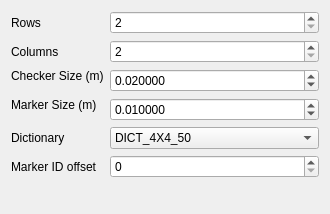
<?xml version="1.0" encoding="UTF-8"?>
<ui version="4.0">
 <class>CharucoGridTargetFinder</class>
 <widget class="QWidget" name="CharucoGridTargetFinder">
  <property name="geometry">
   <rect>
    <x>0</x>
    <y>0</y>
    <width>330</width>
    <height>214</height>
   </rect>
  </property>
  <property name="windowTitle">
   <string>Form</string>
  </property>
  <layout class="QFormLayout" name="formLayout">
   <item row="0" column="0">
    <widget class="QLabel" name="label">
     <property name="text">
      <string>Rows</string>
     </property>
    </widget>
   </item>
   <item row="0" column="1">
    <widget class="QSpinBox" name="rowSpinBox">
     <property name="minimum">
      <number>2</number>
     </property>
    </widget>
   </item>
   <item row="1" column="0">
    <widget class="QLabel" name="label_2">
     <property name="text">
      <string>Columns</string>
     </property>
    </widget>
   </item>
   <item row="1" column="1">
    <widget class="QSpinBox" name="colSpinBox">
     <property name="minimum">
      <number>2</number>
     </property>
    </widget>
   </item>
   <item row="2" column="0">
    <widget class="QLabel" name="label_3">
     <property name="sizePolicy">
      <sizepolicy hsizetype="Preferred" vsizetype="Fixed">
       <horstretch>0</horstretch>
       <verstretch>0</verstretch>
      </sizepolicy>
     </property>
     <property name="text">
      <string>Checker Size (m)</string>
     </property>
    </widget>
   </item>
   <item row="2" column="1">
    <widget class="QDoubleSpinBox" name="checkerSizeDoubleSpinBox">
     <property name="decimals">
      <number>6</number>
     </property>
     <property name="singleStep">
      <double>0.010000000000000</double>
     </property>
     <property name="value">
      <double>0.020000000000000</double>
     </property>
    </widget>
   </item>
   <item row="3" column="0">
    <widget class="QLabel" name="label_4">
     <property name="sizePolicy">
      <sizepolicy hsizetype="Preferred" vsizetype="Fixed">
       <horstretch>0</horstretch>
       <verstretch>0</verstretch>
      </sizepolicy>
     </property>
     <property name="text">
      <string>Marker Size (m)</string>
     </property>
    </widget>
   </item>
   <item row="3" column="1">
    <widget class="QDoubleSpinBox" name="markerSizeDoubleSpinBox">
     <property name="decimals">
      <number>6</number>
     </property>
     <property name="singleStep">
      <double>0.010000000000000</double>
     </property>
     <property name="value">
      <double>0.010000000000000</double>
     </property>
    </widget>
   </item>
   <item row="4" column="0">
    <widget class="QLabel" name="label_5">
     <property name="text">
      <string>Dictionary</string>
     </property>
    </widget>
   </item>
   <item row="4" column="1">
    <widget class="QComboBox" name="dictComboBox">
     <item>
      <property name="text">
       <string>DICT_4X4_50</string>
      </property>
     </item>
     <item>
      <property name="text">
       <string>DICT_4X4_100</string>
      </property>
     </item>
     <item>
      <property name="text">
       <string>DICT_4X4_250</string>
      </property>
     </item>
     <item>
      <property name="text">
       <string>DICT_4X4_1000</string>
      </property>
     </item>
     <item>
      <property name="text">
       <string>DICT_5X5_50</string>
      </property>
     </item>
     <item>
      <property name="text">
       <string>DICT_5X5_100</string>
      </property>
     </item>
     <item>
      <property name="text">
       <string>DICT_5X5_250</string>
      </property>
     </item>
     <item>
      <property name="text">
       <string>DICT_5x5_1000</string>
      </property>
     </item>
     <item>
      <property name="text">
       <string>DICT_6X6_50</string>
      </property>
     </item>
     <item>
      <property name="text">
       <string>DICT_6X6_100</string>
      </property>
     </item>
     <item>
      <property name="text">
       <string>DICT_6X6_250</string>
      </property>
     </item>
     <item>
      <property name="text">
       <string>DICT_6X6_1000</string>
      </property>
     </item>
     <item>
      <property name="text">
       <string>DICT_7X7_50</string>
      </property>
     </item>
     <item>
      <property name="text">
       <string>DICT_7X7_100</string>
      </property>
     </item>
     <item>
      <property name="text">
       <string>DICT_7X7_250</string>
      </property>
     </item>
     <item>
      <property name="text">
       <string>DICT_7X7_1000</string>
      </property>
     </item>
     <item>
      <property name="text">
       <string>DICT_ARUCO_ORIGINAL</string>
      </property>
     </item>
     <item>
      <property name="text">
       <string>DICT_APRILTAG_16h5</string>
      </property>
     </item>
     <item>
      <property name="text">
       <string>DICT_APRILTAG_25h9</string>
      </property>
     </item>
     <item>
      <property name="text">
       <string>DICT_APRILTAG_36h10</string>
      </property>
     </item>
     <item>
      <property name="text">
       <string>DICT_APRILTAG_36h11</string>
      </property>
     </item>
    </widget>
   </item>
   <item row="5" column="0">
    <widget class="QLabel" name="label_6">
     <property name="text">
      <string>Marker ID offset</string>
     </property>
    </widget>
   </item>
   <item row="5" column="1">
    <widget class="QSpinBox" name="markerIdOffsetSpinBox">
     <property name="maximum">
      <number>10000</number>
     </property>
    </widget>
   </item>
  </layout>
 </widget>
 <resources/>
 <connections/>
</ui>
